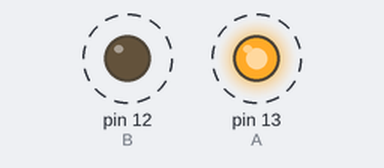
This sketch was run on a simulated Arduino Uno, built with avr-gcc and run on an emulated ATmega328P. Parts: output pins drawn as LEDs (lit = HIGH). Dashed ring = blinking.

Above: at 0.05 s.
Timing chart, 0 to 3.0 s (numbered marks = the images above):
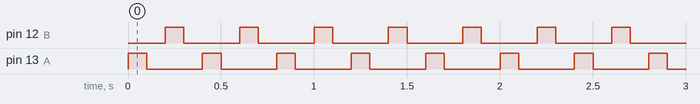

Measured:
- by itself, pin 12 (B), pin 13 (A): alternates HIGH for 0.10 s and LOW for 0.30 s

The sketch:

Test01_Police.ino
```cpp
int A = 13;
int B = 12;

void setup() {
  // initialize digital pin LED_BUILTIN as an output.
  pinMode(A, OUTPUT);
  pinMode(B, OUTPUT);
}

// the loop function runs over and over again forever
void loop() {
  digitalWrite(A, HIGH);   // turn the LED on (HIGH is the voltage level)
  delay(100);
  digitalWrite(A, LOW);   // turn the LED on (HIGH is the voltage level)
  delay(100);
  digitalWrite(B, HIGH);   // turn the LED on (HIGH is the voltage level)
  delay(100);                       // wait for a second
  digitalWrite(B, LOW);    // turn the LED off by making the voltage LOW
  delay(100);                       // wait for a second
}
```
